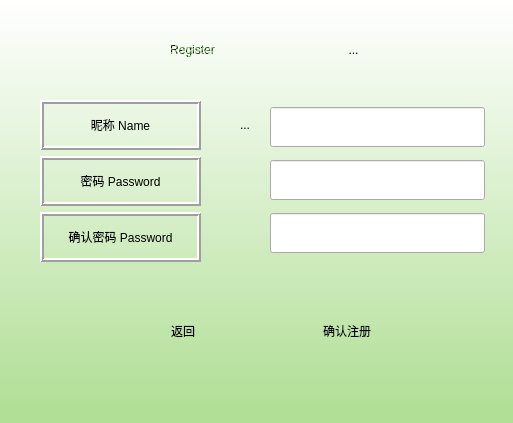
<?xml version="1.0" encoding="UTF-8"?>
<ui version="4.0">
 <class>registerdialog</class>
 <widget class="QWidget" name="registerdialog">
  <property name="geometry">
   <rect>
    <x>0</x>
    <y>0</y>
    <width>513</width>
    <height>423</height>
   </rect>
  </property>
  <property name="minimumSize">
   <size>
    <width>513</width>
    <height>423</height>
   </size>
  </property>
  <property name="maximumSize">
   <size>
    <width>513</width>
    <height>423</height>
   </size>
  </property>
  <property name="windowTitle">
   <string>Register</string>
  </property>
  <property name="styleSheet">
   <string notr="true">QWidget#widget
{
	
	background-color: qlineargradient(spread:pad, x1:0, y1:0.971591, x2:0, y2:0, stop:0 rgba(177, 223, 150, 255), stop:1 rgba(255, 255, 255, 255));
}</string>
  </property>
  <widget class="QWidget" name="verticalLayoutWidget">
   <property name="geometry">
    <rect>
     <x>40</x>
     <y>100</y>
     <width>161</width>
     <height>164</height>
    </rect>
   </property>
   <layout class="QVBoxLayout" name="verticalLayout">
    <item>
     <widget class="QLabel" name="label_name">
      <property name="minimumSize">
       <size>
        <width>0</width>
        <height>50</height>
       </size>
      </property>
      <property name="maximumSize">
       <size>
        <width>16777215</width>
        <height>50</height>
       </size>
      </property>
      <property name="styleSheet">
       <string notr="true">font: 75 12pt &quot;Comic Sans MS&quot;;</string>
      </property>
      <property name="frameShape">
       <enum>QFrame::Box</enum>
      </property>
      <property name="frameShadow">
       <enum>QFrame::Raised</enum>
      </property>
      <property name="lineWidth">
       <number>2</number>
      </property>
      <property name="text">
       <string>昵称 Name</string>
      </property>
      <property name="alignment">
       <set>Qt::AlignCenter</set>
      </property>
     </widget>
    </item>
    <item>
     <widget class="QLabel" name="label_passwordone">
      <property name="minimumSize">
       <size>
        <width>0</width>
        <height>50</height>
       </size>
      </property>
      <property name="maximumSize">
       <size>
        <width>16777215</width>
        <height>50</height>
       </size>
      </property>
      <property name="styleSheet">
       <string notr="true">font: 75 12pt &quot;Comic Sans MS&quot;;</string>
      </property>
      <property name="frameShape">
       <enum>QFrame::Box</enum>
      </property>
      <property name="frameShadow">
       <enum>QFrame::Raised</enum>
      </property>
      <property name="lineWidth">
       <number>2</number>
      </property>
      <property name="text">
       <string>密码 Password</string>
      </property>
      <property name="alignment">
       <set>Qt::AlignCenter</set>
      </property>
     </widget>
    </item>
    <item>
     <widget class="QLabel" name="label_passwordtwo">
      <property name="minimumSize">
       <size>
        <width>0</width>
        <height>50</height>
       </size>
      </property>
      <property name="maximumSize">
       <size>
        <width>16777215</width>
        <height>50</height>
       </size>
      </property>
      <property name="styleSheet">
       <string notr="true">font: 75 12pt &quot;Comic Sans MS&quot;;</string>
      </property>
      <property name="frameShape">
       <enum>QFrame::Box</enum>
      </property>
      <property name="frameShadow">
       <enum>QFrame::Raised</enum>
      </property>
      <property name="lineWidth">
       <number>2</number>
      </property>
      <property name="text">
       <string>确认密码 Password</string>
      </property>
      <property name="alignment">
       <set>Qt::AlignCenter</set>
      </property>
     </widget>
    </item>
   </layout>
  </widget>
  <widget class="QWidget" name="verticalLayoutWidget_2">
   <property name="geometry">
    <rect>
     <x>270</x>
     <y>100</y>
     <width>221</width>
     <height>161</height>
    </rect>
   </property>
   <layout class="QVBoxLayout" name="verticalLayout_2">
    <item>
     <widget class="QLineEdit" name="lineEdit_name">
      <property name="minimumSize">
       <size>
        <width>215</width>
        <height>40</height>
       </size>
      </property>
      <property name="maximumSize">
       <size>
        <width>215</width>
        <height>40</height>
       </size>
      </property>
      <property name="styleSheet">
       <string notr="true">font: 75 14pt &quot;Comic Sans MS&quot;;</string>
      </property>
     </widget>
    </item>
    <item>
     <widget class="QLineEdit" name="lineEdit_passwordone">
      <property name="minimumSize">
       <size>
        <width>215</width>
        <height>40</height>
       </size>
      </property>
      <property name="maximumSize">
       <size>
        <width>215</width>
        <height>40</height>
       </size>
      </property>
      <property name="styleSheet">
       <string notr="true"/>
      </property>
      <property name="echoMode">
       <enum>QLineEdit::Password</enum>
      </property>
     </widget>
    </item>
    <item>
     <widget class="QLineEdit" name="lineEdit_passwordtwo">
      <property name="minimumSize">
       <size>
        <width>215</width>
        <height>40</height>
       </size>
      </property>
      <property name="maximumSize">
       <size>
        <width>215</width>
        <height>40</height>
       </size>
      </property>
      <property name="styleSheet">
       <string notr="true"/>
      </property>
      <property name="echoMode">
       <enum>QLineEdit::Password</enum>
      </property>
     </widget>
    </item>
   </layout>
  </widget>
  <widget class="QWidget" name="verticalLayoutWidget_3">
   <property name="geometry">
    <rect>
     <x>220</x>
     <y>100</y>
     <width>52</width>
     <height>164</height>
    </rect>
   </property>
   <layout class="QVBoxLayout" name="verticalLayout_3">
    <item>
     <widget class="QToolButton" name="toolButton">
      <property name="minimumSize">
       <size>
        <width>50</width>
        <height>50</height>
       </size>
      </property>
      <property name="maximumSize">
       <size>
        <width>50</width>
        <height>50</height>
       </size>
      </property>
      <property name="styleSheet">
       <string notr="true">border-style:none;</string>
      </property>
      <property name="text">
       <string>...</string>
      </property>
      <property name="icon">
       <iconset resource="Client.qrc">
        <normaloff>:/Client/QT/icon/name_lightgreen.png</normaloff>:/Client/QT/icon/name_lightgreen.png</iconset>
      </property>
      <property name="iconSize">
       <size>
        <width>40</width>
        <height>40</height>
       </size>
      </property>
     </widget>
    </item>
    <item>
     <widget class="QPushButton" name="pushButton">
      <property name="minimumSize">
       <size>
        <width>50</width>
        <height>50</height>
       </size>
      </property>
      <property name="maximumSize">
       <size>
        <width>50</width>
        <height>50</height>
       </size>
      </property>
      <property name="styleSheet">
       <string notr="true">border-style:none;</string>
      </property>
      <property name="text">
       <string/>
      </property>
      <property name="icon">
       <iconset resource="Client.qrc">
        <normaloff>:/Client/QT/icon/password_green.png</normaloff>:/Client/QT/icon/password_green.png</iconset>
      </property>
      <property name="iconSize">
       <size>
        <width>30</width>
        <height>30</height>
       </size>
      </property>
     </widget>
    </item>
    <item>
     <widget class="QPushButton" name="pushButton_2">
      <property name="minimumSize">
       <size>
        <width>50</width>
        <height>50</height>
       </size>
      </property>
      <property name="maximumSize">
       <size>
        <width>50</width>
        <height>50</height>
       </size>
      </property>
      <property name="styleSheet">
       <string notr="true">border-style:none;</string>
      </property>
      <property name="text">
       <string/>
      </property>
      <property name="icon">
       <iconset resource="Client.qrc">
        <normaloff>:/Client/QT/icon/confirPwd_green.png</normaloff>:/Client/QT/icon/confirPwd_green.png</iconset>
      </property>
      <property name="iconSize">
       <size>
        <width>40</width>
        <height>40</height>
       </size>
      </property>
     </widget>
    </item>
   </layout>
  </widget>
  <widget class="QWidget" name="horizontalLayoutWidget_2">
   <property name="geometry">
    <rect>
     <x>70</x>
     <y>10</y>
     <width>351</width>
     <height>80</height>
    </rect>
   </property>
   <layout class="QHBoxLayout" name="horizontalLayout_2">
    <item>
     <widget class="QLabel" name="label">
      <property name="minimumSize">
       <size>
        <width>175</width>
        <height>65</height>
       </size>
      </property>
      <property name="maximumSize">
       <size>
        <width>175</width>
        <height>65</height>
       </size>
      </property>
      <property name="styleSheet">
       <string notr="true">font: 75 italic 30pt &quot;Comic Sans MS&quot;;
color: qlineargradient(spread:repeat, x1:0.72043, y1:0.732955, x2:1, y2:1, stop:0.134409 rgba(0, 0, 0, 255), stop:0.833333 rgba(96, 198, 66, 233));</string>
      </property>
      <property name="frameShape">
       <enum>QFrame::NoFrame</enum>
      </property>
      <property name="frameShadow">
       <enum>QFrame::Plain</enum>
      </property>
      <property name="lineWidth">
       <number>2</number>
      </property>
      <property name="text">
       <string>Register</string>
      </property>
      <property name="alignment">
       <set>Qt::AlignCenter</set>
      </property>
     </widget>
    </item>
    <item>
     <widget class="QToolButton" name="toolButton_2">
      <property name="minimumSize">
       <size>
        <width>65</width>
        <height>65</height>
       </size>
      </property>
      <property name="maximumSize">
       <size>
        <width>65</width>
        <height>65</height>
       </size>
      </property>
      <property name="styleSheet">
       <string notr="true">border-style:none;</string>
      </property>
      <property name="text">
       <string>...</string>
      </property>
      <property name="icon">
       <iconset resource="Client.qrc">
        <normaloff>:/Client/QT/icon/talk.png</normaloff>:/Client/QT/icon/talk.png</iconset>
      </property>
      <property name="iconSize">
       <size>
        <width>50</width>
        <height>50</height>
       </size>
      </property>
     </widget>
    </item>
   </layout>
  </widget>
  <widget class="QWidget" name="horizontalLayoutWidget">
   <property name="geometry">
    <rect>
     <x>100</x>
     <y>280</y>
     <width>351</width>
     <height>101</height>
    </rect>
   </property>
   <layout class="QHBoxLayout" name="horizontalLayout">
    <item>
     <widget class="QToolButton" name="pushButton_back">
      <property name="minimumSize">
       <size>
        <width>110</width>
        <height>85</height>
       </size>
      </property>
      <property name="maximumSize">
       <size>
        <width>110</width>
        <height>85</height>
       </size>
      </property>
      <property name="styleSheet">
       <string notr="true">#pushButton_back:hover

{
	border-style:none;
    font: 25pt &quot;华文隶书&quot;;
	color: rgb(85, 170, 0);
}
#pushButton_back:!hover
{
	border-style:none;
    font: 25pt &quot;华文隶书&quot;;
	color: rgb(0, 0, 0);
}</string>
      </property>
      <property name="text">
       <string>返回</string>
      </property>
      <property name="icon">
       <iconset resource="Client.qrc">
        <normaloff>:/Client/QT/icon/Back_purple.png</normaloff>:/Client/QT/icon/Back_purple.png</iconset>
      </property>
      <property name="iconSize">
       <size>
        <width>50</width>
        <height>50</height>
       </size>
      </property>
      <property name="toolButtonStyle">
       <enum>Qt::ToolButtonTextUnderIcon</enum>
      </property>
     </widget>
    </item>
    <item>
     <widget class="QToolButton" name="pushButton_register">
      <property name="minimumSize">
       <size>
        <width>150</width>
        <height>85</height>
       </size>
      </property>
      <property name="maximumSize">
       <size>
        <width>150</width>
        <height>85</height>
       </size>
      </property>
      <property name="styleSheet">
       <string notr="true">#pushButton_register:hover
{
	border-style:none;
    font: 25pt &quot;华文隶书&quot;;
	color: rgb(74, 255, 119);
}
#pushButton_register:!hover
{
	border-style:none;
    font: 25pt &quot;华文隶书&quot;;
	color: rgb(0, 0, 0);
}</string>
      </property>
      <property name="text">
       <string>确认注册</string>
      </property>
      <property name="icon">
       <iconset resource="Client.qrc">
        <normaloff>:/Client/QT/icon/go.png</normaloff>:/Client/QT/icon/go.png</iconset>
      </property>
      <property name="iconSize">
       <size>
        <width>50</width>
        <height>50</height>
       </size>
      </property>
      <property name="toolButtonStyle">
       <enum>Qt::ToolButtonTextUnderIcon</enum>
      </property>
     </widget>
    </item>
   </layout>
  </widget>
  <widget class="QWidget" name="widget" native="true">
   <property name="geometry">
    <rect>
     <x>0</x>
     <y>0</y>
     <width>513</width>
     <height>423</height>
    </rect>
   </property>
  </widget>
  <zorder>widget</zorder>
  <zorder>verticalLayoutWidget</zorder>
  <zorder>verticalLayoutWidget_2</zorder>
  <zorder>verticalLayoutWidget_3</zorder>
  <zorder>horizontalLayoutWidget_2</zorder>
  <zorder>horizontalLayoutWidget</zorder>
 </widget>
 <resources>
  <include location="Client.qrc"/>
 </resources>
 <connections/>
</ui>
